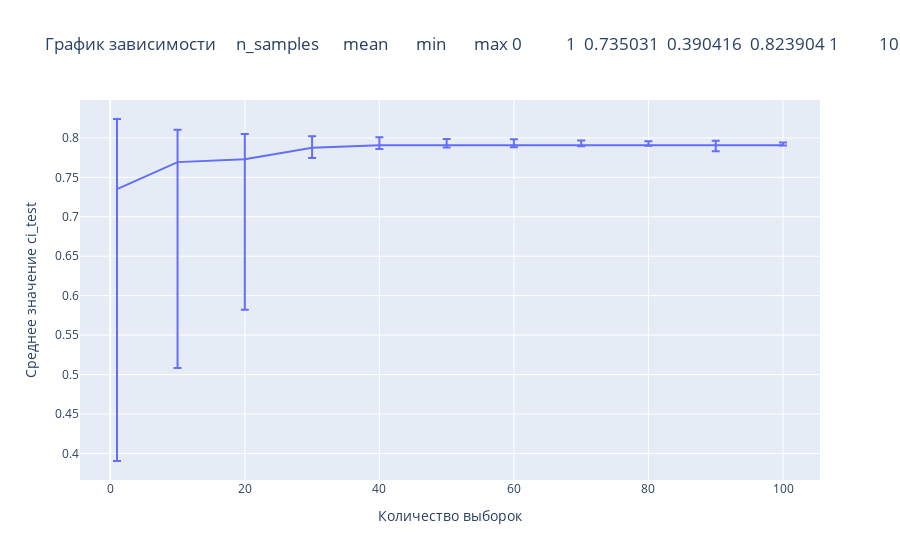

Here is the notebook cell this chart was saved with:
### Code cell
draw_plotly_plot(df, 'ci_test')

### Figure 1 — Plotly figure (JSON) as saved in the notebook; plotly's stock layout.template omitted (floating-point values rounded to 4 significant figures)
{"data": [{"error_y": {"array": [0.08887, 0.04106, 0.03184, 0.01465, 0.01012, 0.007952, 0.00766, 0.005861, 0.004845, 0.005812, 0.003245], "arrayminus": [0.3446, 0.2609, 0.1909, 0.013, 0.004761, 0.00264, 0.002427, 0.001231, 0.0008705, 0.007317, 0.00061]}, "hovertemplate": "Количество выборок=%{x}<br>Среднее значение ci_test=%{y}<extra></extra>", "legendgroup": "", "line": {"color": "#636efa", "dash": "solid"}, "marker": {"symbol": "circle"}, "mode": "lines", "name": "", "orientation": "v", "showlegend": false, "type": "scatter", "x": [1, 10, 20, 30, 40, 50, 60, 70, 80, 90, 100], "xaxis": "x", "y": [0.735, 0.7692, 0.773, 0.7875, 0.7906, 0.7905, 0.7905, 0.7907, 0.7908, 0.7905, 0.7908], "yaxis": "y"}], "layout": {"autosize": true, "legend": {"tracegroupgap": 0}, "title": {"text": "График зависимости     n_samples      mean       min       max\n0           1  0.735031  0.390416  0.823904\n1          10  0.769245  0.508337  0.810301\n2          20  0.772957  0.582032  0.804802\n3          30  0.787528  0.774531  0.802180\n4          40  0.790582  0.785822  0.800705\n5          50  0.790549  0.787909  0.798501\n6          60  0.790509  0.788082  0.798168\n7          70  0.790654  0.789422  0.796515\n8          80  0.790782  0.789912  0.795627\n9          90  0.790498  0.783181  0.796311\n10        100  0.790788  0.790178  0.794033 от n_samples"}, "xaxis": {"anchor": "y", "autorange": true, "domain": [0, 1], "range": [-4.5, 105.5], "title": {"text": "Количество выборок"}, "type": "linear"}, "yaxis": {"anchor": "x", "autorange": true, "domain": [0, 1], "range": [0.3663, 0.848], "title": {"text": "Среднее значение ci_test"}, "type": "linear"}}}
